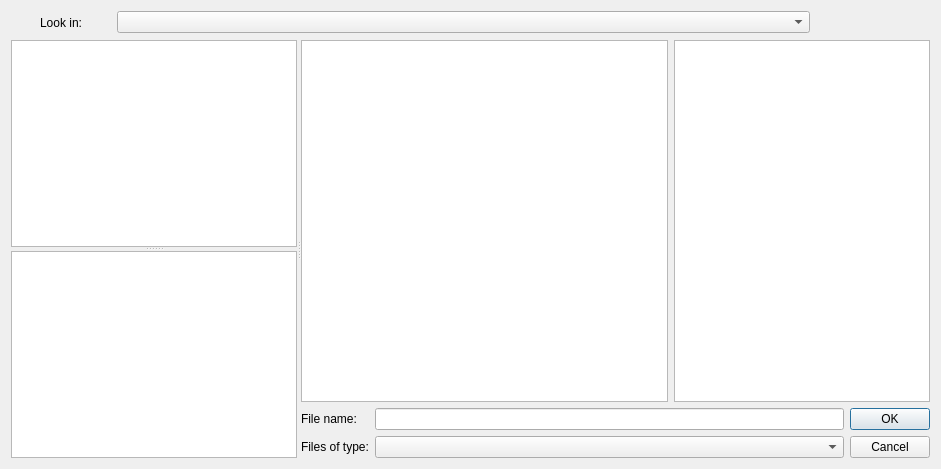
<?xml version="1.0" encoding="UTF-8"?>
<ui version="4.0">
 <class>pqCMBFileDialog</class>
 <widget class="QDialog" name="pqCMBFileDialog">
  <property name="geometry">
   <rect>
    <x>0</x>
    <y>0</y>
    <width>941</width>
    <height>469</height>
   </rect>
  </property>
  <property name="windowTitle">
   <string>Dialog</string>
  </property>
  <layout class="QGridLayout" name="gridLayout">
   <item row="0" column="0">
    <layout class="QHBoxLayout">
     <item>
      <widget class="QLabel" name="label_3">
       <property name="sizePolicy">
        <sizepolicy hsizetype="Fixed" vsizetype="Preferred">
         <horstretch>0</horstretch>
         <verstretch>0</verstretch>
        </sizepolicy>
       </property>
       <property name="minimumSize">
        <size>
         <width>100</width>
         <height>0</height>
        </size>
       </property>
       <property name="maximumSize">
        <size>
         <width>100</width>
         <height>16777215</height>
        </size>
       </property>
       <property name="text">
        <string>Look in:</string>
       </property>
       <property name="alignment">
        <set>Qt::AlignCenter</set>
       </property>
      </widget>
     </item>
     <item>
      <widget class="QComboBox" name="Parents">
       <property name="sizePolicy">
        <sizepolicy hsizetype="Expanding" vsizetype="Fixed">
         <horstretch>0</horstretch>
         <verstretch>0</verstretch>
        </sizepolicy>
       </property>
      </widget>
     </item>
     <item>
      <widget class="QToolButton" name="NavigateBack">
       <property name="toolTip">
        <string>Navigate Back</string>
       </property>
       <property name="text">
        <string/>
       </property>
       <property name="autoRaise">
        <bool>true</bool>
       </property>
      </widget>
     </item>
     <item>
      <widget class="QToolButton" name="NavigateForward">
       <property name="toolTip">
        <string>Navigate Forward</string>
       </property>
       <property name="text">
        <string/>
       </property>
       <property name="autoRaise">
        <bool>true</bool>
       </property>
      </widget>
     </item>
     <item>
      <widget class="QToolButton" name="NavigateUp">
       <property name="toolTip">
        <string>Navigate Up</string>
       </property>
       <property name="text">
        <string/>
       </property>
       <property name="autoRaise">
        <bool>true</bool>
       </property>
      </widget>
     </item>
     <item>
      <widget class="QToolButton" name="CreateFolder">
       <property name="toolTip">
        <string>Create New Folder</string>
       </property>
       <property name="text">
        <string/>
       </property>
       <property name="autoRaise">
        <bool>true</bool>
       </property>
      </widget>
     </item>
    </layout>
   </item>
   <item row="1" column="0">
    <widget class="QSplitter" name="mainSplitter">
     <property name="orientation">
      <enum>Qt::Horizontal</enum>
     </property>
     <widget class="QSplitter" name="splitter">
      <property name="sizePolicy">
       <sizepolicy hsizetype="Preferred" vsizetype="Expanding">
        <horstretch>0</horstretch>
        <verstretch>0</verstretch>
       </sizepolicy>
      </property>
      <property name="orientation">
       <enum>Qt::Vertical</enum>
      </property>
      <widget class="QListView" name="Favorites">
       <property name="sizePolicy">
        <sizepolicy hsizetype="Preferred" vsizetype="Expanding">
         <horstretch>1</horstretch>
         <verstretch>0</verstretch>
        </sizepolicy>
       </property>
       <property name="minimumSize">
        <size>
         <width>100</width>
         <height>0</height>
        </size>
       </property>
      </widget>
      <widget class="QListView" name="Recent">
       <property name="sizePolicy">
        <sizepolicy hsizetype="Preferred" vsizetype="Expanding">
         <horstretch>1</horstretch>
         <verstretch>0</verstretch>
        </sizepolicy>
       </property>
       <property name="minimumSize">
        <size>
         <width>100</width>
         <height>0</height>
        </size>
       </property>
      </widget>
     </widget>
     <widget class="QWidget" name="layoutWidget">
      <layout class="QGridLayout" name="gridLayout_2">
       <item row="0" column="0">
        <widget class="QTreeView" name="Files">
         <property name="sizePolicy">
          <sizepolicy hsizetype="Expanding" vsizetype="Expanding">
           <horstretch>2</horstretch>
           <verstretch>0</verstretch>
          </sizepolicy>
         </property>
         <property name="minimumSize">
          <size>
           <width>300</width>
           <height>0</height>
          </size>
         </property>
         <property name="sortingEnabled">
          <bool>true</bool>
         </property>
        </widget>
       </item>
       <item row="0" column="1">
        <widget class="QPlainTextEdit" name="MetaData">
         <property name="lineWrapMode">
          <enum>QPlainTextEdit::NoWrap</enum>
         </property>
         <property name="readOnly">
          <bool>true</bool>
         </property>
         <property name="backgroundVisible">
          <bool>false</bool>
         </property>
        </widget>
       </item>
       <item row="1" column="0" colspan="2">
        <layout class="QGridLayout">
         <item row="0" column="0">
          <widget class="QLabel" name="label_2">
           <property name="text">
            <string>File name:</string>
           </property>
          </widget>
         </item>
         <item row="0" column="1">
          <widget class="QLineEdit" name="FileName"/>
         </item>
         <item row="0" column="2">
          <widget class="QPushButton" name="OK">
           <property name="text">
            <string>OK</string>
           </property>
          </widget>
         </item>
         <item row="1" column="0">
          <widget class="QLabel" name="label">
           <property name="text">
            <string>Files of type:</string>
           </property>
          </widget>
         </item>
         <item row="1" column="1">
          <widget class="pqFileComboBox" name="FileType">
           <property name="sizeAdjustPolicy">
            <enum>QComboBox::AdjustToMinimumContentsLength</enum>
           </property>
          </widget>
         </item>
         <item row="1" column="2">
          <widget class="QPushButton" name="Cancel">
           <property name="text">
            <string>Cancel</string>
           </property>
          </widget>
         </item>
        </layout>
       </item>
      </layout>
     </widget>
    </widget>
   </item>
  </layout>
 </widget>
 <customwidgets>
  <customwidget>
   <class>pqFileComboBox</class>
   <extends>QComboBox</extends>
   <header>pqFileDialog.h</header>
  </customwidget>
 </customwidgets>
 <tabstops>
  <tabstop>FileName</tabstop>
  <tabstop>FileType</tabstop>
  <tabstop>OK</tabstop>
  <tabstop>Cancel</tabstop>
  <tabstop>Parents</tabstop>
  <tabstop>NavigateBack</tabstop>
  <tabstop>NavigateForward</tabstop>
  <tabstop>NavigateUp</tabstop>
  <tabstop>CreateFolder</tabstop>
  <tabstop>Favorites</tabstop>
  <tabstop>Files</tabstop>
 </tabstops>
 <resources/>
 <connections>
  <connection>
   <sender>OK</sender>
   <signal>clicked()</signal>
   <receiver>pqCMBFileDialog</receiver>
   <slot>accept()</slot>
   <hints>
    <hint type="sourcelabel">
     <x>487</x>
     <y>371</y>
    </hint>
    <hint type="destinationlabel">
     <x>60</x>
     <y>368</y>
    </hint>
   </hints>
  </connection>
  <connection>
   <sender>Cancel</sender>
   <signal>clicked()</signal>
   <receiver>pqCMBFileDialog</receiver>
   <slot>reject()</slot>
   <hints>
    <hint type="sourcelabel">
     <x>487</x>
     <y>404</y>
    </hint>
    <hint type="destinationlabel">
     <x>84</x>
     <y>388</y>
    </hint>
   </hints>
  </connection>
 </connections>
</ui>
